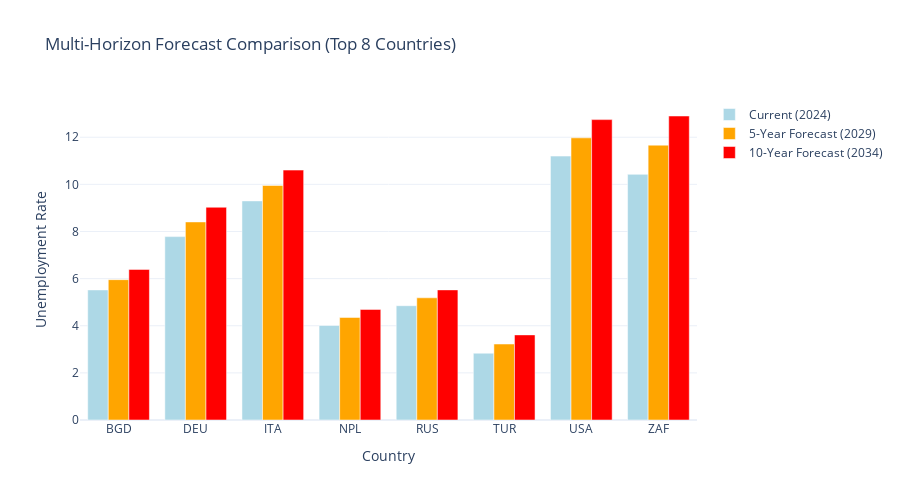

Here is the notebook cell this chart was saved with:
### Markdown cell above
## 14. 10-Year Future Scenario Prediction (2024-2034)

Mid-term predictions analyzing deeper workplace transformations.

### Code cell
# 10-year prediction (extrapolated from 5-year with growth factor)
prediction_horizon_10 = 10
growth_multiplier = prediction_horizon_10 / prediction_horizon_5

print(f"=== 10-Year Forecast ({current_year + 1} - {current_year + prediction_horizon_10}) ===\n")

if len(latest_data) > 0:
    # Extrapolate predictions
    change_5yr = predictions_5yr - latest_data[target_col].values
    predictions_10yr = latest_data[target_col].values + (change_5yr * growth_multiplier)
    
    latest_data['predicted_10yr'] = predictions_10yr
    latest_data['prediction_change_10yr_%'] = ((predictions_10yr - latest_data[target_col]) / latest_data[target_col] * 100).round(2)
    
    # Display top changes
    top_10yr = latest_data.nlargest(5, 'prediction_change_10yr_%')[['country', target_col, 'predicted_10yr', 'prediction_change_10yr_%']]
    
    print("Top 5 Changes (10-year):")
    print(top_10yr.to_string(index=False))
    
    # Plotly interactive visualization
    countries_to_plot = latest_data.nlargest(8, 'prediction_change_10yr_%')['country'].values
    plot_data_10yr = latest_data[latest_data['country'].isin(countries_to_plot)]
    
    fig = go.Figure()
    
    fig.add_trace(go.Bar(
        x=plot_data_10yr['country'],
        y=plot_data_10yr[target_col],
        name='Current (2024)',
        marker_color='lightblue'
    ))
    
    fig.add_trace(go.Bar(
        x=plot_data_10yr['country'],
        y=plot_data_10yr['predicted_5yr'],
        name='5-Year Forecast (2029)',
        marker_color='orange'
    ))
    
    fig.add_trace(go.Bar(
        x=plot_data_10yr['country'],
        y=plot_data_10yr['predicted_10yr'],
        name='10-Year Forecast (2034)',
        marker_color='red'
    ))
    
    fig.update_layout(
        title='Multi-Horizon Forecast Comparison (Top 8 Countries)',
        xaxis_title='Country',
        yaxis_title=target_col.replace('_', ' ').title(),
        barmode='group',
        template='plotly_white',
        height=500
    )
    
    fig.show()
else:
    print("⚠ No data available for 10-year prediction")

### Figure 1 — Plotly figure (JSON) as saved in the notebook; plotly's stock layout.template omitted (floating-point values rounded to 4 significant figures)
{"data": [{"marker": {"color": "lightblue"}, "name": "Current (2024)", "type": "bar", "x": ["BGD", "DEU", "ITA", "NPL", "RUS", "TUR", "USA", "ZAF"], "y": [5.52, 7.782, 9.298, 4.011, 4.85, 2.836, 11.2, 10.43]}, {"marker": {"color": "orange"}, "name": "5-Year Forecast (2029)", "type": "bar", "x": ["BGD", "DEU", "ITA", "NPL", "RUS", "TUR", "USA", "ZAF"], "y": [5.955, 8.405, 9.951, 4.352, 5.186, 3.224, 11.97, 11.66]}, {"marker": {"color": "red"}, "name": "10-Year Forecast (2034)", "type": "bar", "x": ["BGD", "DEU", "ITA", "NPL", "RUS", "TUR", "USA", "ZAF"], "y": [6.39, 9.028, 10.6, 4.692, 5.522, 3.612, 12.75, 12.9]}], "layout": {"barmode": "group", "height": 500, "title": {"text": "Multi-Horizon Forecast Comparison (Top 8 Countries)"}, "xaxis": {"title": {"text": "Country"}}, "yaxis": {"title": {"text": "Unemployment Rate"}}}}
